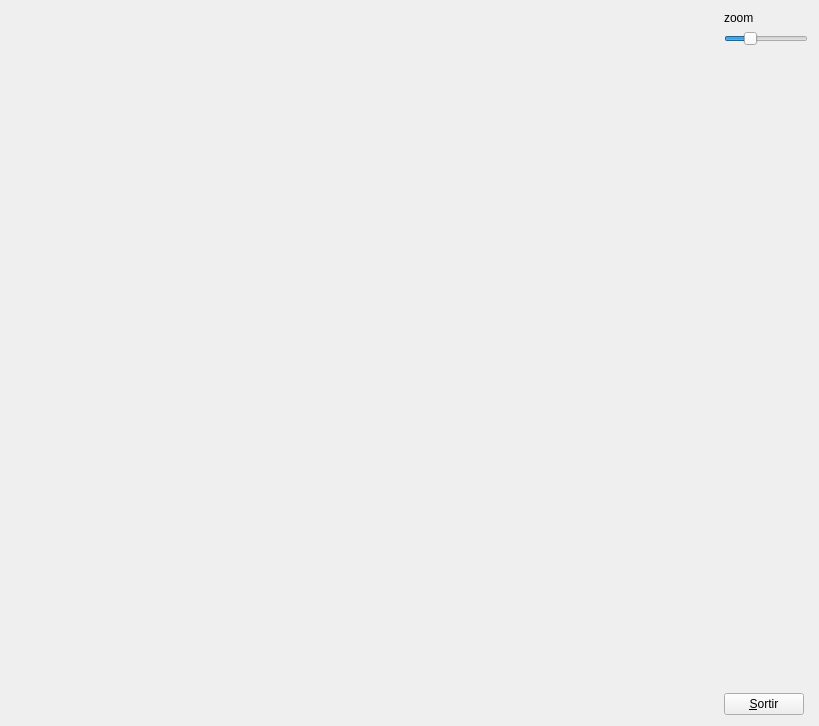
<?xml version="1.0" encoding="UTF-8"?>
<ui version="4.0">
 <class>MyForm</class>
 <widget class="QWidget" name="MyForm">
  <property name="geometry">
   <rect>
    <x>0</x>
    <y>0</y>
    <width>819</width>
    <height>726</height>
   </rect>
  </property>
  <property name="windowTitle">
   <string>Form</string>
  </property>
  <layout class="QHBoxLayout" name="horizontalLayout">
   <item>
    <widget class="MyGLWidget" name="widget" native="true">
     <property name="sizePolicy">
      <sizepolicy hsizetype="Expanding" vsizetype="Expanding">
       <horstretch>0</horstretch>
       <verstretch>0</verstretch>
      </sizepolicy>
     </property>
    </widget>
   </item>
   <item>
    <layout class="QVBoxLayout" name="verticalLayout">
     <item>
      <widget class="QLabel" name="label">
       <property name="text">
        <string>zoom</string>
       </property>
      </widget>
     </item>
     <item>
      <widget class="QSlider" name="horizontalSlider">
       <property name="sizePolicy">
        <sizepolicy hsizetype="Minimum" vsizetype="Fixed">
         <horstretch>0</horstretch>
         <verstretch>0</verstretch>
        </sizepolicy>
       </property>
       <property name="minimum">
        <number>13</number>
       </property>
       <property name="maximum">
        <number>150</number>
       </property>
       <property name="value">
        <number>50</number>
       </property>
       <property name="orientation">
        <enum>Qt::Horizontal</enum>
       </property>
      </widget>
     </item>
     <item>
      <spacer name="verticalSpacer">
       <property name="orientation">
        <enum>Qt::Vertical</enum>
       </property>
       <property name="sizeHint" stdset="0">
        <size>
         <width>20</width>
         <height>40</height>
        </size>
       </property>
      </spacer>
     </item>
     <item>
      <widget class="QPushButton" name="pushButton">
       <property name="sizePolicy">
        <sizepolicy hsizetype="Fixed" vsizetype="Fixed">
         <horstretch>0</horstretch>
         <verstretch>0</verstretch>
        </sizepolicy>
       </property>
       <property name="text">
        <string>&amp;Sortir</string>
       </property>
      </widget>
     </item>
    </layout>
   </item>
  </layout>
 </widget>
 <customwidgets>
  <customwidget>
   <class>MyGLWidget</class>
   <extends>QWidget</extends>
   <header>MyGLWidget.h</header>
   <container>1</container>
   <slots>
    <signal>zoomcanviat(int)</signal>
    <slot>canviarzoom(int)</slot>
   </slots>
  </customwidget>
 </customwidgets>
 <resources/>
 <connections>
  <connection>
   <sender>pushButton</sender>
   <signal>clicked()</signal>
   <receiver>MyForm</receiver>
   <slot>close()</slot>
   <hints>
    <hint type="sourcelabel">
     <x>804</x>
     <y>715</y>
    </hint>
    <hint type="destinationlabel">
     <x>839</x>
     <y>529</y>
    </hint>
   </hints>
  </connection>
  <connection>
   <sender>horizontalSlider</sender>
   <signal>valueChanged(int)</signal>
   <receiver>widget</receiver>
   <slot>canviarzoom(int)</slot>
   <hints>
    <hint type="sourcelabel">
     <x>748</x>
     <y>44</y>
    </hint>
    <hint type="destinationlabel">
     <x>703</x>
     <y>80</y>
    </hint>
   </hints>
  </connection>
  <connection>
   <sender>widget</sender>
   <signal>zoomcanviat(int)</signal>
   <receiver>horizontalSlider</receiver>
   <slot>setValue(int)</slot>
   <hints>
    <hint type="sourcelabel">
     <x>460</x>
     <y>238</y>
    </hint>
    <hint type="destinationlabel">
     <x>784</x>
     <y>47</y>
    </hint>
   </hints>
  </connection>
 </connections>
</ui>
